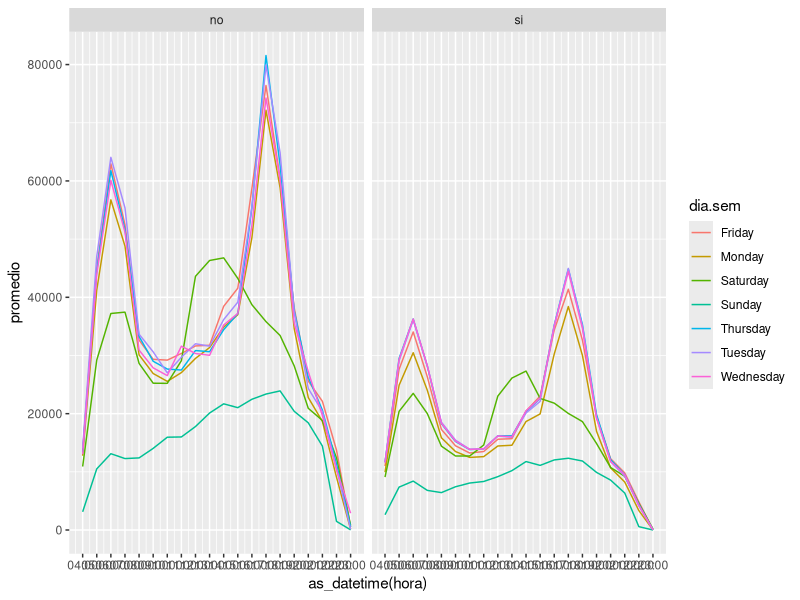
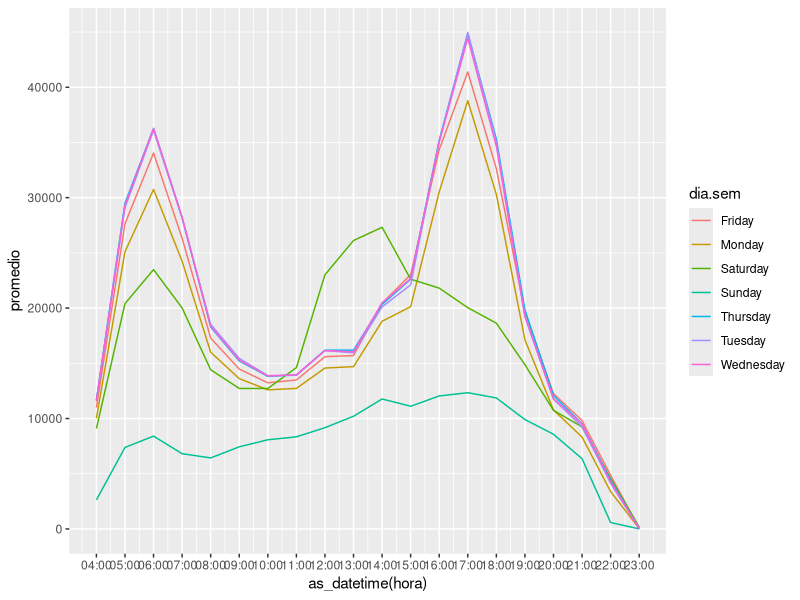
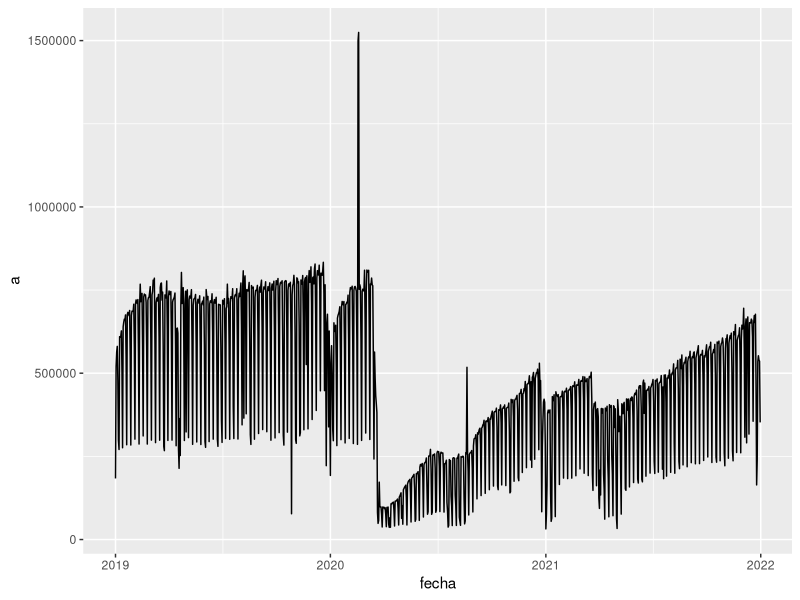

The R source for these figures, in order:
## ---- chunk 1
library(readxl)
library(tidyverse)
library(lubridate)

data_19 <- read_excel("data/Afluencia_Metro_2019.xlsx",
                      range = "A4:W3566",
                      col_names = FALSE)
data_20 <- read_excel("data/Afluencia_Metro.xlsx",
                      range = "A4:W3767",
                      col_names = FALSE)
data_21 <- read_excel("data/Afluencia_2021.xlsx",
                      range = "A4:W4125",
                      col_names = FALSE)


## ---- chunk 2
metro.cols <- c(
  "fecha",
  "linea",
  "04:00",
  "05:00",
  "06:00",
  "07:00",
  "08:00",
  "09:00",
  "10:00",
  "11:00",
  "12:00",
  "13:00",
  "14:00",
  "15:00",
  "16:00",
  "17:00",
  "18:00",
  "19:00",
  "20:00",
  "21:00",
  "22:00",
  "23:00",
  "per.dia.tot"
) 

colnames(data_19) <- metro.cols
colnames(data_20) <- metro.cols
colnames(data_21) <- metro.cols
## ---- chunk 3

## ---- chunk 4
datos_juntos <- bind_rows(data_19, data_20, data_21)
rm(data_19, data_20, data_21)
## ---- chunk 5
datos_juntos$fecha <- datos_juntos$fecha |> as_date()
## ---- chunk 6
data <- pivot_longer(datos_juntos, cols = ends_with(":00"), names_to = "hora", values_to = "per.num")

data$hora <- hm(data$hora)
data$dia <- day(data$fecha)
data$dia.sem <- weekdays(data$fecha)
data$sem <- week(data$fecha)
data$mes <- month(data$fecha)
data$anio <- year(data$fecha)
## ---- chunk 7
data$linea <- data$linea |> tolower() 
dat_lin_A <- data %>% filter(linea == "línea a")
dat_lin_B <- data %>% filter(linea == "línea b")
## ---- chunk 8
dat_lin_A |> arrange(fecha, hora) |> head(5) 
## ---- chunk 9
dat_lin_A <- dat_lin_A %>%
  mutate(pandemia = if_else(fecha < dmy("23-03-2020"), "no", "si"))


dat_lin_A %>%
  group_by(dia.sem, hora, pandemia) %>%
  summarise(promedio = mean(per.num, na.rm = TRUE)) %>%
  ggplot() + 
  geom_line(aes(x = as_datetime(hora), y = promedio, color = dia.sem)) +
  scale_x_datetime(breaks = "1 hour", date_labels =  "%H:%M") + facet_grid(cols = vars(pandemia))

dat_lin_A %>%
  filter(fecha > dmy("23-03-2020")) %>%
  group_by(dia.sem, hora) %>%
  summarise(promedio = mean(per.num, na.rm = TRUE)) %>%
  ggplot() + 
  geom_line(aes(x = as_datetime(hora), y = promedio, color = dia.sem)) +
  scale_x_datetime(breaks = "1 hour", date_labels =  "%H:%M")
## ---- chunk 10
#
lin.a <- dat_lin_A |> 
  group_by(fecha) |> 
  summarise(a = sum(per.num, na.rm=TRUE))

lin.a |> ggplot(aes(x = fecha, y = a)) + geom_line()
